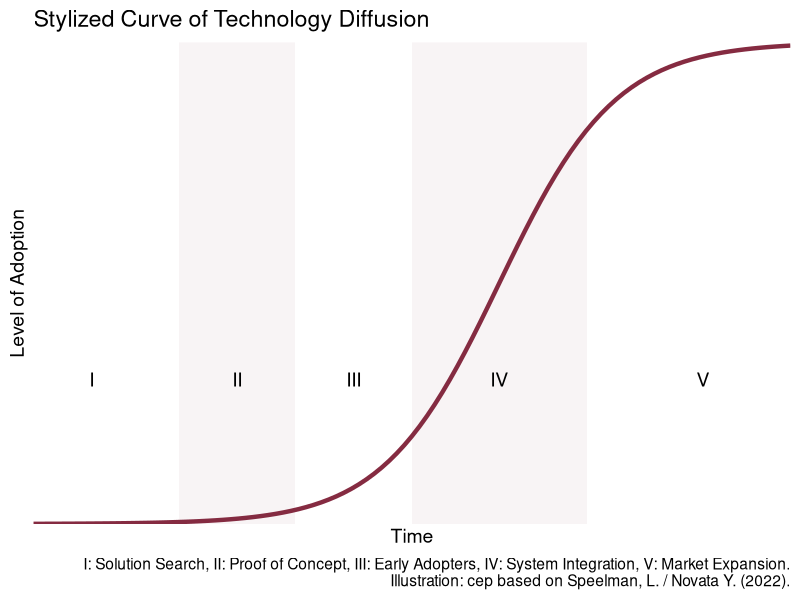

Here is the R script that generated this plot:
## ---- chunk 1
# Bibliotheken laden
library(ggplot2)

# Wertebereich für x festlegen
#x <- seq(-5, 5, 0.1)

sigmoid <- function(x) {
  1/ (1 + exp(-x))
}

#Farbe

cep <- I(rgb(133/255, 43/255, 65/255))

# Plot mit ggplot2 erstellen
ggplot() +
  stat_function(fun = sigmoid,
                color=cep,
                linewidth=1.5) +
  # geom_segment(aes(x=0, xend=0, y=0, yend=1), linetype=1) +
  #  annotate("segment", x = 0, xend = 0, y = 0, yend = 1,
  # linetype = "dashed")+
  annotate("rect", xmin = -5.5, xmax = -3.5, ymin = 0, ymax = 1,
           fill=cep, alpha = .05)+
  annotate("rect", xmin = -1.5, xmax = 1.5, ymin = 0, ymax = 1,
           fill=cep, alpha = .05)+
  annotate ("text", x= -7, y=.3, size= 14/.pt, label="I")+
  annotate ("text", x= -4.5, y=.3, size= 14/.pt, label="II")+
  annotate ("text", x= -2.5, y=.3, size= 14/.pt, label="III")+
  annotate ("text", x= 0, y=.3, size= 14/.pt, label="IV")+
  annotate ("text", x= 3.5, y=.3, size= 14/.pt, label="V")+
  scale_x_continuous(limits=c(-8,5),
                     breaks= NULL,
                     expand = c(0, 0))+
  scale_y_continuous(breaks =NULL,
                     expand = c(0, 0))+
  labs(      title = "Stylized Curve of Technology Diffusion",
             x = "Time",
             y = "Level of Adoption",
             caption ="I: Solution Search, II: Proof of Concept, III: Early Adopters, IV: System Integration, V: Market Expansion.\n Illustration: cep based on Speelman, L. / Novata Y. (2022).") +
  theme_classic(base_size= 14)
